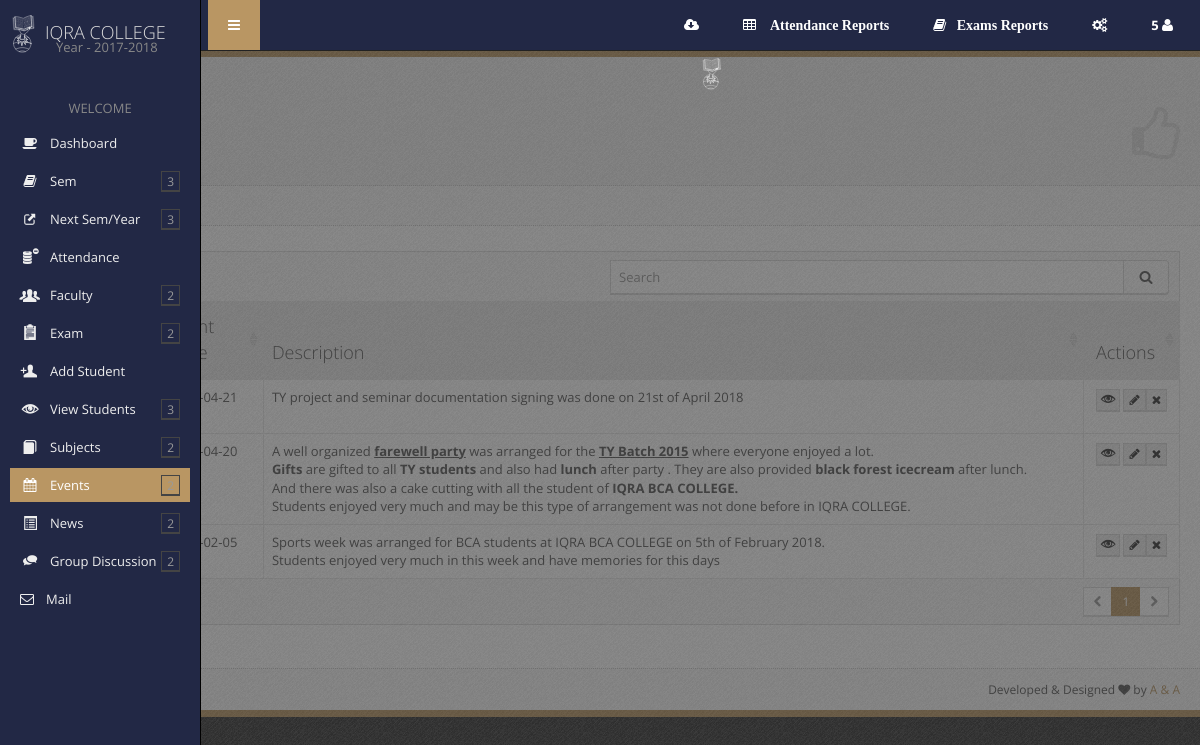
The page /admin/event_list.php (signed in) on the database its author committed.
### tables this page shows
CREATE TABLE `event_tbl` (
  `eid` int(11) NOT NULL AUTO_INCREMENT,
  `name` varchar(50) NOT NULL,
  `edate` date NOT NULL,
  `photo` text NOT NULL,
  `description` text NOT NULL,
  `enabled` varchar(1) NOT NULL,
  PRIMARY KEY (`eid`)
);

### admin/DatabaseFiles/cn.php (called while the page is built, shortened)
<?php
	require("Database.class.php");
	$db = new Database(DB_SERVER, DB_USER, DB_PASS, DB_DATABASE);
?>

### admin/DatabaseFiles/Database.class.php (called while the page is built, shortened)
<?php
class Database {
			?>
			<?php
		function order($table,$field)
		{
			$query="SELECT * FROM $table order by $field";
			return mysql_query($query);
		}
}
?>

### admin/event_list.php (the view, shortened to what this page needs)
<?php include("DatabaseFiles/cn.php");
$table="event_tbl";
$pk="eid";
$nm="event";
include("page_content/listheader.php");
?>
			<div class="table-responsive">
				<table id="example-datatable" class="table table-bordered table-hover">
					<thead>
						<tr>
							<th>Event Date</th>
							<th>Description</th>
							<th class="text-center">Actions</th>
						</tr>
					</thead>
					<tbody>
						<?php
							$r=$db->order($table,$pk);
							while($r1=mysql_fetch_object($r)){?>
							<tr>
								<td><?=  $r1->name;?></td>
								<td><?=  $r1->edate;?></td>
								<td><?=  $r1->description;?></td>
								<td class='text-center'>
								<?php if($r1->enabled=='N'){?>
								<a href='<?= $nm;?>_list.php?eeid=<?= $r1->$pk?>' data-toggle='tooltip' title='Enable' class='btn btn-xs btn-default'><i class='glyphicon-eye_close'></i></a>
								<?php }else{?>
								<a href='<?= $nm;?>_list.php?deid=<?= $r1->$pk?>' data-toggle='tooltip' title='Disable' class='btn btn-xs btn-default'><i class='glyphicon-eye_open'></i></a>
								<?php }?>
								<a href='<?= $nm;?>_form.php?eid=<?= $r1->$pk?>' data-toggle='tooltip' title='Edit' class='btn btn-xs btn-default'><i class='icon-pencil'></i></a><a href='?did=<?= $r1->$pk?>' data-toggle='tooltip' title='Delete' class='btn btn-xs btn-default'><i class='icon-remove'></i></a></td></tr>
							<?php 	}
							?>
					</tbody>
				</table>
			</div>
		</div>
<?php include("page_content/listfooter.php");
?>

### admin/css/main-1.03.css (style rules this page uses)
body { font-family:"Open Sans","Helvetica Neue",Helvetica,Arial,sans-serif;color:#555;font-size:13px;background:#454545 url(../img/template/bg.png) top left repeat }
.table thead>tr>th { font-size:18px;font-weight:300 }
.table thead>tr>th,.table thead>tr>td,.table tfoot>tr>th,.table tfoot>tr>td { background-color:#e9e9e9;padding-top:12px;padding-bottom:12px }
.table thead>tr>th,.table tbody>tr>th,.table tfoot>tr>th,.table thead>tr>td,.table tbody>tr>td,.table tfoot>tr>td,.table tbody+tbody,.table-bordered,.table-bordered>thead>tr>th,.table-bordered>tbody>tr>th,.table-bordered>tfoot>tr>th,.table-bordered>thead>tr>td,.table-bordered>tbody>tr>td,.table-bordered>tfoot>tr>td { border-color:#e9e9e9 }
.btn { margin:1px 0;border-radius:0!important }
.btn-default,.btn-default:hover,.btn-default:focus,.btn-default:active,.btn-default.active,.open .dropdown-toggle.btn-default,.btn-default.disabled,.btn-default[disabled],fieldset[disabled] .btn-default,.btn-default.disabled:hover,.btn-default[disabled]:hover,fieldset[disabled] .btn-default:hover,.btn-default.disabled:focus,.btn-default[disabled]:focus,fieldset[disabled] .btn-default:focus,.btn-default.disabled:active,.btn-default[disabled]:active,fieldset[disabled] .btn-default:active,.btn-default.disabled.active,.btn-default[disabled].active,fieldset[disabled] .btn-default.active { background-color:#eee;border-color:#d9d9d9;-webkit-box-shadow:0 1px 0 #d9d9d9;box-shadow:0 1px 0 #d9d9d9 }
p,.table,.alert,.carousel { margin-bottom:20px }

### rows shown on the page
event_tbl: edate "2018-04-20", description "A well organized farewell party was arranged for the TY Batch 2015 where everyone enjoyed a lot. Gifts are gifted to all TY students and also had lunch after party . They are also provided black forest icecream after lunch. And there was also a cake cutting with all the student of IQRA BCA COLLEGE. Students enjoyed very much and may be this type of arrangement was not done before in IQRA COLLEGE."
event_tbl: edate "2018-04-21", description "TY project and seminar documentation signing was done on 21st of April 2018"
event_tbl: edate "2018-02-05", description "Sports week was arranged for BCA students at IQRA BCA COLLEGE on 5th of February 2018. Students enjoyed very much in this week and have memories for this days"

### other values the page prints
$_SESSION["year"] "2017-2018"
